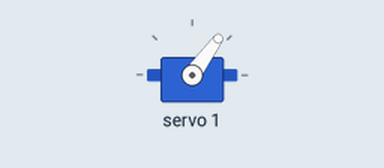
This sketch was run on a simulated Arduino Uno, built with avr-gcc and run on an emulated ATmega328P. Shown: servo. What the sketch prints to the serial monitor is not drawn.

Above: at 0.05 s.
Timing chart, 0 to 4.6 s (numbered marks = the images above):
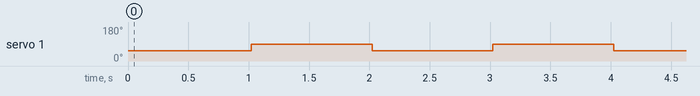

The sketch:

ServoI2C_test2.ino
```cpp
#include <Wire.h>
#include "ServoHelper.h"

// Define individual servos
ServoHelper brakeF(1);
ServoHelper brakeG(2);

// Define group variables

void setup() {
  Serial.begin(9600);
  Serial.println("8 channel Servo test!");

  // Initialize individual servos
  brakeF.begin();
  brakeG.begin();
}

void loop() {
  // Set angle for serv
  brakeF.setAngle(30);
  delay(1000); // Adjust delay as needed

  // Set angle for all servos in the stationBrakes group
  brakeF.setAngle(60);
  delay(1000); // Adjust delay as needed
}
```

ServoHelper.cpp
```cpp
#include "ServoHelper.h"
#include <Wire.h>

ServoHelper::ServoHelper() : ServoHelper(0) {
  // Call the other constructor with default parameter value
}

ServoHelper::ServoHelper(uint8_t num) {
  servoNum = num;
  SERVOMIN = 150;
  SERVOMAX = 600;
  SERVO_FREQ = 50;
}

void ServoHelper::begin() {
  pwm.begin();
  pwm.setOscillatorFrequency(27000000);
  pwm.setPWMFreq(SERVO_FREQ);
  delay(10);
}

void ServoHelper::setAngle(uint8_t angle) {
  uint16_t pulse = map(angle, 0, 180, SERVOMIN, SERVOMAX);
  pwm.setPWM(servoNum, 0, pulse);
}
```

ServoHelper.h
```cpp
#ifndef PT_UTIL_SERVO_H
#define PT_UTIL_SERVO_H

#include <Adafruit_PWMServoDriver.h>

class ServoHelper {
  public:
    ServoHelper();
    ServoHelper(uint8_t num);
    void begin();
    void setAngle(uint8_t angle);

  private:
    Adafruit_PWMServoDriver pwm;
    uint8_t servoNum;
    uint16_t SERVOMIN;
    uint16_t SERVOMAX;
    uint16_t SERVO_FREQ;
};

#endif
```

Measured:
- by itself, servo 1: alternates 89° for 1.0 s and 54° for 1.0 s
